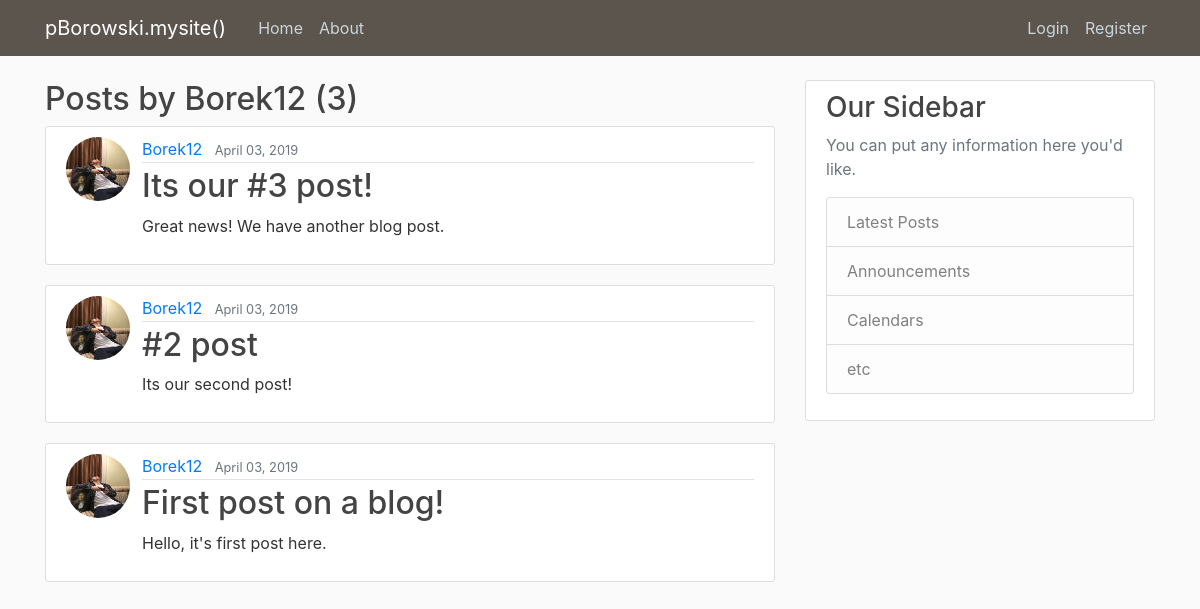
Before: /user/Borek12 with the older database file.
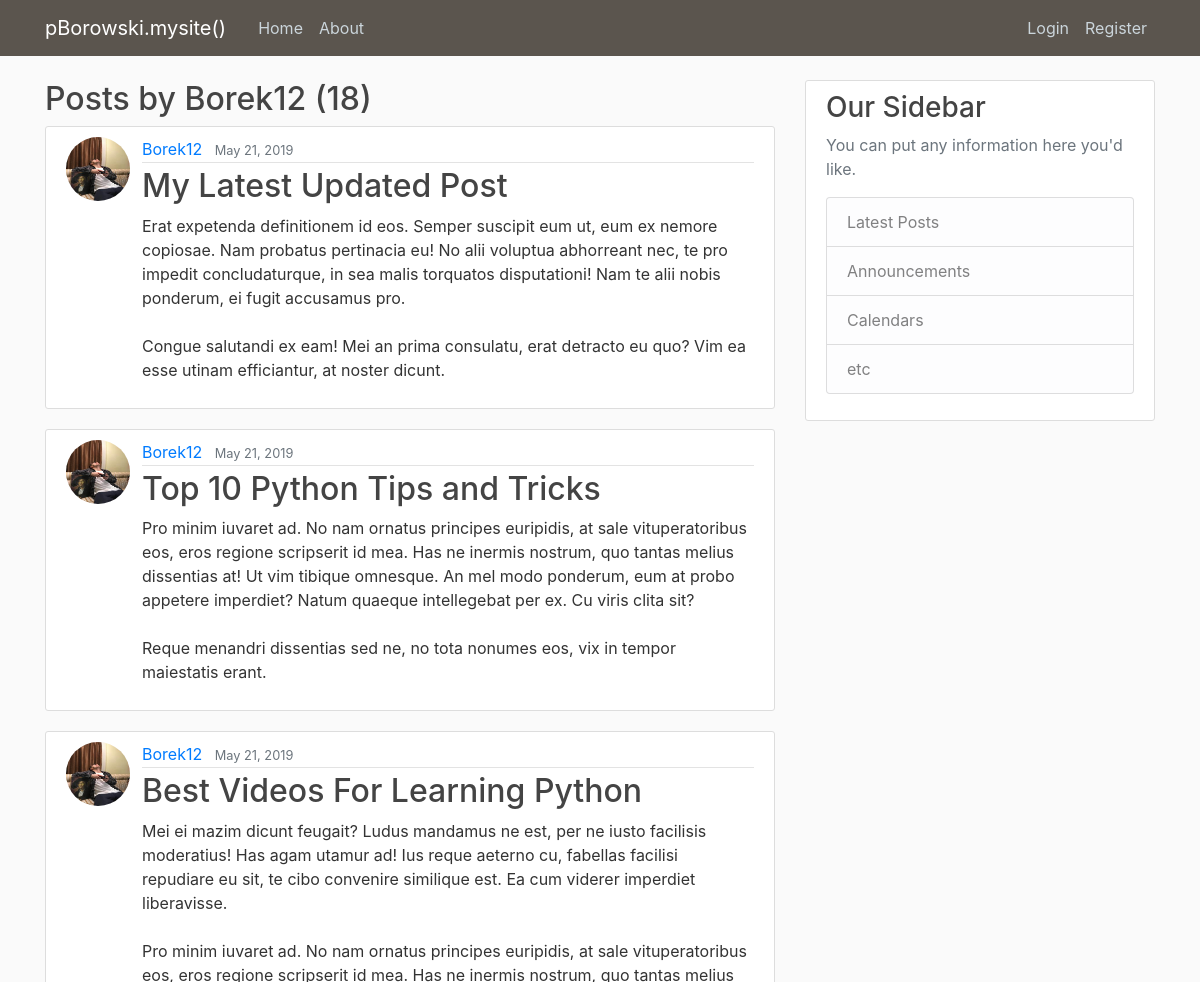
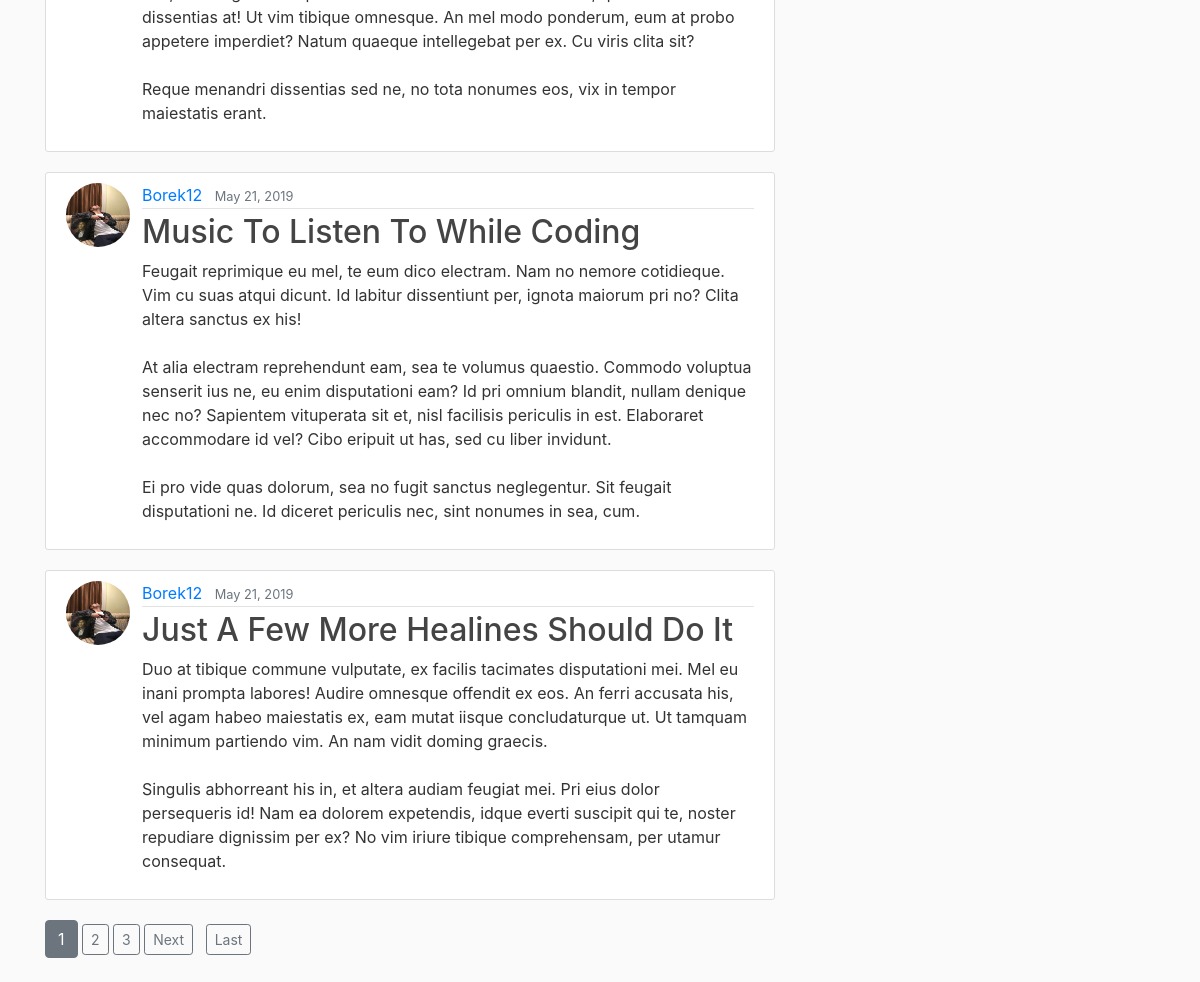
After: the same page with the newer database file (2 pictures, top to bottom).
### blog/models.py (models this page shows, shortened)
class Post(models.Model):
    title = models.CharField(max_length=100)
    content = models.TextField()
    date_posted = models.DateTimeField(default=timezone.now)
    author = models.ForeignKey(User, on_delete=models.CASCADE)

### users/models.py (models this page shows, shortened)
class Profile(models.Model):
    user = models.OneToOneField(User, on_delete=models.CASCADE)
    image = models.ImageField(default='default.jpg', upload_to='profile_pics')

### blog/views.py (the view)
# urls.py: path('user/<str:username>', UserPostListView.as_view(), name="user-posts"),
class UserPostListView(ListView):
    model = Post
    template_name = 'blog/user_posts.html'    # <app>/<model>_<viewtype>.html
    context_object_name = 'posts'
    paginate_by = 5
    def get_queryset(self):
        user = get_object_or_404(User, username=self.kwargs.get('username'))
        return Post.objects.filter(author=user).order_by('-date_posted')

### blog/templates/blog/user_posts.html (shortened to what this page needs)
{% extends "blog/base.html" %}
{% block content %}
    <h2>Posts by {{ view.kwargs.username }} ({{ page_obj.paginator.count }})</h2>
    {% for post in posts %}
      <article class="media content-section">
        <img class="rounded-circle account-img-post" src="{{ post.author.profile.image.url }}">
        <div class="media-body">
          <div class="article-metadata">
            <a class="mr-2" href="{% url 'user-posts' post.author.username %}">{{ post.author }}</a>
            <small class="text-muted">{{ post.date_posted|date:"F d, Y"}}</small>
          </div>
          <h2><a class="article-title" href="{% url "post-detail" post.id %}">{{ post.title }}</a></h2>
          <p class="article-content">{{ post.content }}</p>
        </div>
      </article>
    {% endfor %}
    <div class="mx-auto">
        {% if is_paginated %}
            {% for num in page_obj.paginator.page_range  %}
                {% if page_obj.number == num %}
                    <a class="btn btn-secondary mb-4" href="?page={{ num }}">{{ num }}</a>
                {% elif num > page_obj.number|add:'-3' and num < page_obj.number|add:'3' %}
                    <a class="btn btn-outline-secondary btn-sm mb-4" href="?page={{ num }}">{{ num }}</a>
                {% endif %}
            {% endfor %}
            {% if page_obj.has_next %}
                <a class="btn btn-outline-secondary btn-sm mb-4 mr-1" href="?page={{ page_obj.next_page_number }}">Next</a>
                <a class="btn btn-outline-secondary btn-sm mb-4 ml-1" href="?page={{ page_obj.paginator.num_pages }}">Last</a>
            {% endif %}
        {% endif %}
    </div>
{% endblock content %}

### blog/templates/blog/base.html (shortened to what this page needs)
{% load static %}
<!DOCTYPE html>
<html lang="en" dir="ltr">
  <head>
    <link rel="stylesheet" href="https://maxcdn.bootstrapcdn.com/bootstrap/4.0.0/css/bootstrap.min.css">
    <link rel="stylesheet" type= 'text/css' href="{% static 'blog/main.css' %}">
  </head>
  <body>
    <header class="site-header">
      <nav class="navbar navbar-expand-md navbar-dark bg-steel fixed-top">
        <div class="container">
          <a class="navbar-brand mr-4" href="{% url "blog-home" %}">pBorowski.mysite()</a>
          <div class="collapse navbar-collapse" id="navbarToggle">
            <div class="navbar-nav mr-auto">
              <a class="nav-item nav-link" href="{% url "blog-home" %}">Home</a>
              <a class="nav-item nav-link" href="{% url "blog-about" %}">About</a>
            </div>
            <div class="navbar-nav">
              {% if user.is_authenticated %}
                <a class="nav-item nav-link" href="{% url "post-create" %}"><img class="rounded account-img2" src="/media/new_post.PNG"></a>
                <a class="nav-item nav-link" href="{% url "profile" %}"><img class="rounded account-img2" src=" {{ user.profile.image.url }}">Profile</a>
                <a class="nav-item nav-link" href="{% url "logout" %}">Logout</a>
              {% else %}
                <a class="nav-item nav-link" href="{% url "login" %}">Login</a>
                <a class="nav-item nav-link" href="{% url "register" %}">Register</a>
              {% endif %}
            </div>
          </div>
        </div>
      </nav>
    </header>
    <main role="main" class="container">
      <div class="row">
        <div class="col-md-8">
          {% block content %}{% endblock %}
        </div>
        <div class="col-md-4">
          <div class="content-section">
            <h3>Our Sidebar</h3>
            <p class='text-muted'>You can put any information here you'd like.
              <ul class="list-group">
                <li class="list-group-item list-group-item-light">Latest Posts</li>
                <li class="list-group-item list-group-item-light">Announcements</li>
                <li class="list-group-item list-group-item-light">Calendars</li>
                <li class="list-group-item list-group-item-light">etc</li>
              </ul>
            </p>
          </div>
        </div>
      </div>
    </main>
  </body>
</html>

### blog/static/blog/main.css (style rules this page uses)
body { background: #fafafa; color: #333333; margin-top: 5rem; }
h1, h2, h3, h4, h5, h6 { color: #444444; }
ul { margin: 0; }
.bg-steel { background-color: #5B554E; }
.site-header .navbar-nav .nav-link { color: #cbd5db }
.content-section { background: #ffffff; padding: 10px 20px; border: 1px solid #dddddd; border-radius: 3px; margin-bottom: 20px; }
.article-title { color: #444444; }
.article-content { white-space: pre-line; }
.article-metadata { padding-bottom: 1px; margin-bottom: 4px; border-bottom: 1px solid #e3e3e3 }
.account-img-post { height: 64px; width: 64px; margin-right: 12px; }

Changed rows visible on the page:
no longer on this page (row unchanged): Post: author.profile.image (picture), author "Borek12", date_posted "April 03, 2019", title "Its our #3 post!", content "Great news! We have another blog post."
no longer on this page (row unchanged): Post: author.profile.image (picture), author "Borek12", date_posted "April 03, 2019", title "#2 post", content "Its our second post!"
no longer on this page (row unchanged): Post: author.profile.image (picture), author "Borek12", date_posted "April 03, 2019", title "First post on a blog!", content "Hello, it's first post here."
added Post: author.profile.image (picture), author "Borek12", date_posted "May 21, 2019", title "My Latest Updated Post", content "Erat expetenda definitionem id eos. Semper suscipit eum ut, eum ex nemore copiosae. Nam probatus pertinacia eu! No alii voluptua abhorreant nec, te pro impedit concludaturque, in sea malis torquatos disputationi! Nam te alii nobis ponderum, ei fugit accusamus pro. Congue salutandi ex eam! Mei an prima consulatu, erat detracto eu quo? Vim ea esse utinam efficiantur, at noster dicunt."
added Post: author.profile.image (picture), author "Borek12", date_posted "May 21, 2019", title "Top 10 Python Tips and Tricks", content "Pro minim iuvaret ad. No nam ornatus principes euripidis, at sale vituperatoribus eos, eros regione scripserit id mea. Has ne inermis nostrum, quo tantas melius dissentias at! Ut vim tibique omnesque. An mel modo ponderum, eum at probo appetere imperdiet? Natum quaeque intellegebat per ex. Cu viris clita sit? Reque menandri dissentias sed ne, no tota nonumes eos, vix in tempor maiestatis erant."
added Post: author.profile.image (picture), author "Borek12", date_posted "May 21, 2019", title "Best Videos For Learning Python", content "Mei ei mazim dicunt feugait? Ludus mandamus ne est, per ne iusto facilisis moderatius! Has agam utamur ad! Ius reque aeterno cu, fabellas facilisi repudiare eu sit, te cibo convenire similique est. Ea cum viderer imperdiet liberavisse. Pro minim iuvaret ad. No nam ornatus principes euripidis, at sale vituperatoribus eos, eros regione scripserit id mea. Has ne inermis nostrum, quo tantas melius dissentias at! Ut vim tibique omnesque. An mel modo ponderum, eum at probo appetere imperdiet? Natum quaeque intellegebat per ex. Cu viris clita sit? Reque menandri dissentias sed ne, no tota nonumes eos, vix in tempor maiestatis erant."
added Post: author.profile.image (picture), author "Borek12", date_posted "May 21, 2019", title "Music To Listen To While Coding", content "Feugait reprimique eu mel, te eum dico electram. Nam no nemore cotidieque. Vim cu suas atqui dicunt. Id labitur dissentiunt per, ignota maiorum pri no? Clita altera sanctus ex his! At alia electram reprehendunt eam, sea te volumus quaestio. Commodo voluptua senserit ius ne, eu enim disputationi eam? Id pri omnium blandit, nullam denique nec no? Sapientem vituperata sit et, nisl facilisis periculis in est. Elaboraret accommodare id vel? Cibo eripuit ut has, sed cu liber invidunt. Ei pro vide quas dolorum, sea no fugit sanctus neglegentur. Sit feugait disputationi ne. Id diceret periculis nec, sint nonumes in sea, cum."
added Post: author.profile.image (picture), author "Borek12", date_posted "May 21, 2019", title "Just A Few More Healines Should Do It", content "Duo at tibique commune vulputate, ex facilis tacimates disputationi mei. Mel eu inani prompta labores! Audire omnesque offendit ex eos. An ferri accusata his, vel agam habeo maiestatis ex, eam mutat iisque concludaturque ut. Ut tamquam minimum partiendo vim. An nam vidit doming graecis. Singulis abhorreant his in, et altera audiam feugiat mei. Pri eius dolor persequeris id! Nam ea dolorem expetendis, idque everti suscipit qui te, noster repudiare dignissim per ex? No vim iriure tibique comprehensam, per utamur consequat."
Other visible differences:
{{ page_obj.paginator.count }}: "3" → "18"
new list line: "1"
new list line: "2"
new list line: "3"
text now shown: "Next Last"
